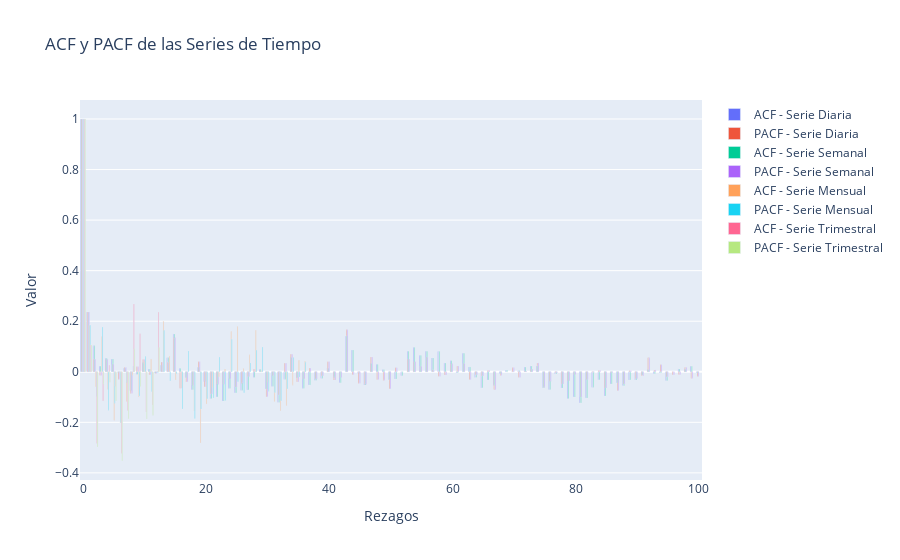

Notebook cell for this chart:
### Markdown cell above
### Analisis de estacionaridad
---
Una serie es estacionaria si su media y varianza son constantes en el tiempo y no muestra una tendencia creciente o decreciente.
A continuacion se despliegan una serie de pruebas para determinar si la serie es estacionaria.

**✅ Pruebas estadísticas para Estacionariedad**
1. Prueba de Dickey-Fuller Aumentada (ADF)

**Objetivo:** Determinar si la serie tiene una raíz unitaria (lo que indica no estacionariedad).

- Hipótesis Nula (H₀): La serie tiene una raíz unitaria (NO es estacionaria).
- Hipótesis Alternativa (H₁): La serie es estacionaria.
- Si p-valor < 0.05, rechazamos H₀ → La serie es estacionaria.

### Code cell
import plotly.graph_objects as go
import pandas as pd
import numpy as np
from statsmodels.tsa.stattools import acf, pacf

# Definir series y títulos
series = [daily_serie, weekly_serie, monthly_serie, quarterly_serie]
titles = ["Serie Diaria", "Serie Semanal", "Serie Mensual", "Serie Trimestral"]

fig = go.Figure()

for i, (data, title) in enumerate(zip(series, titles)):
    data_clean = data.dropna()
    lags = min(100, len(data_clean) // 2)  # Ajuste dinámico de rezagos
    if lags > 0:
        acf_values = acf(data_clean, nlags=lags)
        pacf_values = pacf(data_clean, nlags=lags, method='ywm')
        
        fig.add_trace(go.Bar(x=list(range(lags+1)), y=acf_values, name=f"ACF - {title}"))
        fig.add_trace(go.Bar(x=list(range(lags+1)), y=pacf_values, name=f"PACF - {title}"))

fig.update_layout(title="ACF y PACF de las Series de Tiempo", xaxis_title="Rezagos", yaxis_title="Valor", barmode='group')
fig.show()
